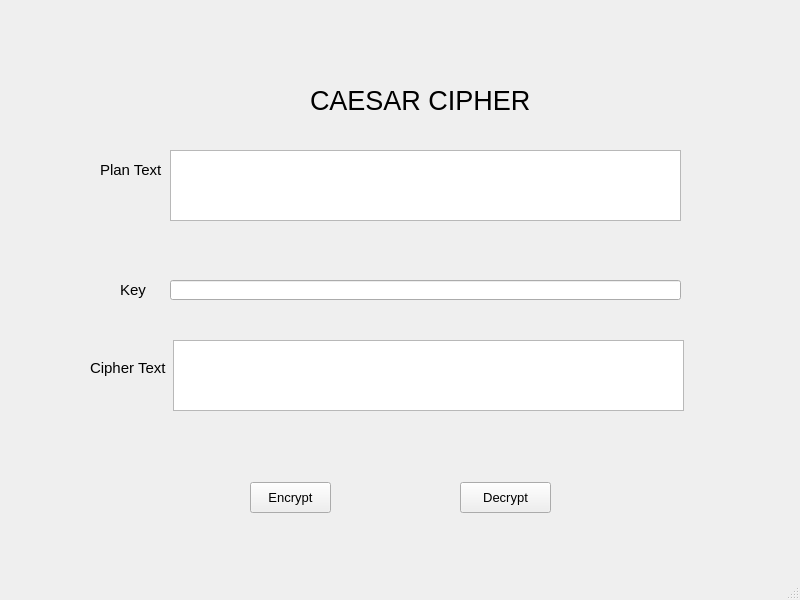
<?xml version="1.0" encoding="UTF-8"?>
<ui version="4.0">
 <class>MainWindow</class>
 <widget class="QMainWindow" name="MainWindow">
  <property name="geometry">
   <rect>
    <x>0</x>
    <y>0</y>
    <width>800</width>
    <height>600</height>
   </rect>
  </property>
  <property name="windowTitle">
   <string>MainWindow</string>
  </property>
  <widget class="QWidget" name="centralwidget">
   <widget class="QLabel" name="label">
    <property name="geometry">
     <rect>
      <x>310</x>
      <y>90</y>
      <width>271</width>
      <height>20</height>
     </rect>
    </property>
    <property name="font">
     <font>
      <pointsize>20</pointsize>
     </font>
    </property>
    <property name="text">
     <string>CAESAR CIPHER</string>
    </property>
   </widget>
   <widget class="QLabel" name="label_2">
    <property name="geometry">
     <rect>
      <x>100</x>
      <y>160</y>
      <width>71</width>
      <height>20</height>
     </rect>
    </property>
    <property name="font">
     <font>
      <pointsize>11</pointsize>
     </font>
    </property>
    <property name="text">
     <string>Plan Text</string>
    </property>
   </widget>
   <widget class="QLabel" name="label_3">
    <property name="geometry">
     <rect>
      <x>120</x>
      <y>280</y>
      <width>31</width>
      <height>20</height>
     </rect>
    </property>
    <property name="font">
     <font>
      <pointsize>11</pointsize>
     </font>
    </property>
    <property name="text">
     <string>Key</string>
    </property>
   </widget>
   <widget class="QLabel" name="label_4">
    <property name="geometry">
     <rect>
      <x>90</x>
      <y>360</y>
      <width>81</width>
      <height>16</height>
     </rect>
    </property>
    <property name="font">
     <font>
      <pointsize>11</pointsize>
     </font>
    </property>
    <property name="text">
     <string>Cipher Text</string>
    </property>
   </widget>
   <widget class="QTextEdit" name="txtplanttext">
    <property name="geometry">
     <rect>
      <x>170</x>
      <y>150</y>
      <width>511</width>
      <height>71</height>
     </rect>
    </property>
   </widget>
   <widget class="QLineEdit" name="txtkey">
    <property name="geometry">
     <rect>
      <x>170</x>
      <y>280</y>
      <width>511</width>
      <height>20</height>
     </rect>
    </property>
   </widget>
   <widget class="QTextEdit" name="txtciphertext">
    <property name="geometry">
     <rect>
      <x>173</x>
      <y>340</y>
      <width>511</width>
      <height>71</height>
     </rect>
    </property>
   </widget>
   <widget class="QPushButton" name="btnencrypt">
    <property name="geometry">
     <rect>
      <x>250</x>
      <y>482</y>
      <width>81</width>
      <height>31</height>
     </rect>
    </property>
    <property name="font">
     <font>
      <pointsize>10</pointsize>
     </font>
    </property>
    <property name="text">
     <string>Encrypt</string>
    </property>
   </widget>
   <widget class="QPushButton" name="btndecrypt">
    <property name="geometry">
     <rect>
      <x>460</x>
      <y>482</y>
      <width>91</width>
      <height>31</height>
     </rect>
    </property>
    <property name="font">
     <font>
      <pointsize>10</pointsize>
     </font>
    </property>
    <property name="text">
     <string>Decrypt</string>
    </property>
   </widget>
  </widget>
  <widget class="QMenuBar" name="menubar">
   <property name="geometry">
    <rect>
     <x>0</x>
     <y>0</y>
     <width>800</width>
     <height>21</height>
    </rect>
   </property>
  </widget>
  <widget class="QStatusBar" name="statusbar"/>
 </widget>
 <resources/>
 <connections/>
</ui>
